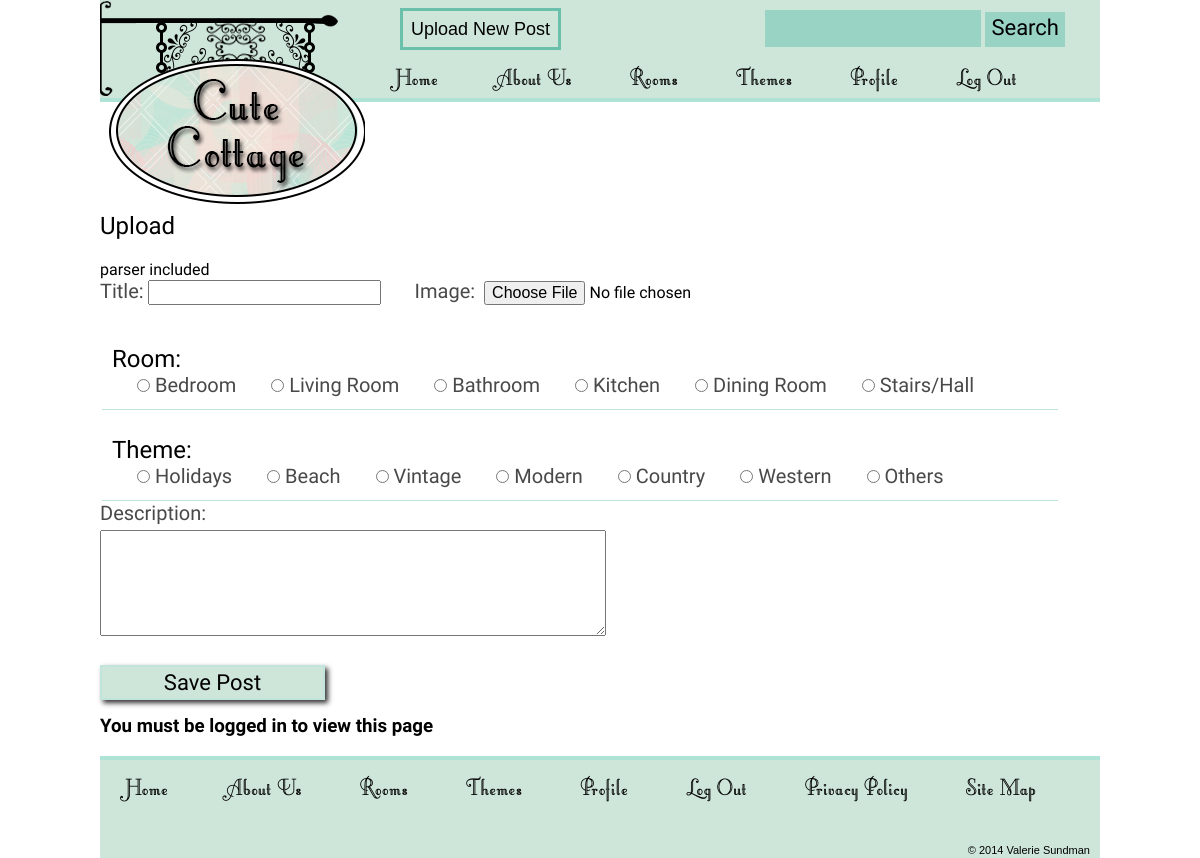
/upload-post.php (signed in), run on the app's committed database.
### tables this page shows
CREATE TABLE IF NOT EXISTS `rooms` (
  `room_id` smallint(6) NOT NULL AUTO_INCREMENT,
  `name` varchar(25) NOT NULL,
  PRIMARY KEY (`room_id`)
);

CREATE TABLE IF NOT EXISTS `themes` (
  `theme_id` smallint(6) NOT NULL AUTO_INCREMENT,
  `name` varchar(25) NOT NULL,
  PRIMARY KEY (`theme_id`)
);

### includes/login-parser.php (called while the page is built, shortened)
<?php
$message .= 'parser included';

### upload-post.php (the view, shortened to what this page needs)
<?php
require('includes/header.php');
if($_SESSION['loggedin']){
	include('includes/post-upload-parser.php');
?>
<main id="main">
	<h2 class="up">Upload</h2>
	<?php echo $message; ?>
	<form action="<?php echo $_SERVER['PHP_SELF'] ?>" method="post" id="uploads" enctype="multipart/form-data">
		<label for="title">Title:</label>
		<input type="text" name="title" id="title">
		<label for="image">Image:</label>
		<input type="file" name="uploadedfile" id="image">
		<fieldset>
			<h2>Room:</h2>
			<?php
			$query_cats = "SELECT * FROM rooms";
			$result_cats = $db->query($query_cats);
			if( $result_cats->num_rows >= 1 ){
				while( $row = $result_cats->fetch_assoc() ){ ?>
			<label><input type="radio" name="room" value="<?php echo $row['room_id'] ?>">
				<?php echo $row['name'] ?>
			</label>
			<?php
				}
			} ?>
		</fieldset>
	<fieldset>
			<h2>Theme:</h2>
			<?php
			$query_cats = "SELECT * FROM themes";
			$result_cats = $db->query($query_cats);
			if( $result_cats->num_rows >= 1 ){
				while( $row = $result_cats->fetch_assoc() ){ ?>
			<label>
				<input type="radio" name="theme" value="<?php echo $row['theme_id'] ?>">
				<?php echo $row['name'] ?>
			</label>
			<?php
				}
			} ?>
		</fieldset>
		<label for="description">Description:</label>
		<textarea name="description" id="description"></textarea>
		<input type="submit" value="Save Post">
	</form>
	<?php } ?>
	<h3>You must be logged in to view this page</h3>
</main>
<?php include('includes/footer.php'); ?>

### css/style.css (style rules this page uses)
body { margin: 0 auto; font-family: sans-serif; max-width: 1000px; }
form { float: right; padding: 10px 5px 0 0; }
h2.up { font-weight: normal; font-family: 'Open Sans Condensed'; }
form#uploads { width: 960px; padding: 0; margin: 0; font-family: 'Open Sans Condensed'; }
form#uploads label { font-size: 20px; padding-bottom: 5px; color: #494949; ; }
form#uploads input { font-size: 16px; margin-bottom: 15px; min-width: 225px; }
form#uploads input#title { margin-right: 30px; }
form#uploads input#image { margin-left: 5px; }
form#uploads label[for='description'] { display: block; }
form#uploads textarea#description { margin-bottom: 10px; min-height: 100px; min-width: 500px; }
form#uploads fieldset { border-bottom: 1px solid #C1E5DC; border-top: none; border-left: none; border-right: none; }
form#uploads fieldset h2 { font-weight: normal; margin-bottom: 0; }
form#uploads fieldset label, form#uploads fieldset input { padding: 0; margin: 0; display: inline; min-width: 0; padding: 5px; }
form#uploads fieldset label { margin-left: 20px; }
form#uploads input[type=submit] { border: 2px solid #C1E5DC; background-color: #CEE6D9; padding: 3px; display: block; margin-top: 15px; font-size: 22px; box-shadow: 3px 3px 5px #333; }
#main { font-family: 'Open Sans Condensed'; font-weight: normal; width: 960px; }

### data on the page
rooms: name "Bedroom"
rooms: name "Living Room"
rooms: name "Bathroom"
rooms: name "Kitchen"
rooms: name "Dining Room"
rooms: name "Stairs/Hall"
themes: name "Holidays"
themes: name "Beach"
themes: name "Vintage"
themes: name "Modern"
themes: name "Country"
themes: name "Western"
themes: name "Others"

### other printed values
$message "parser included"
